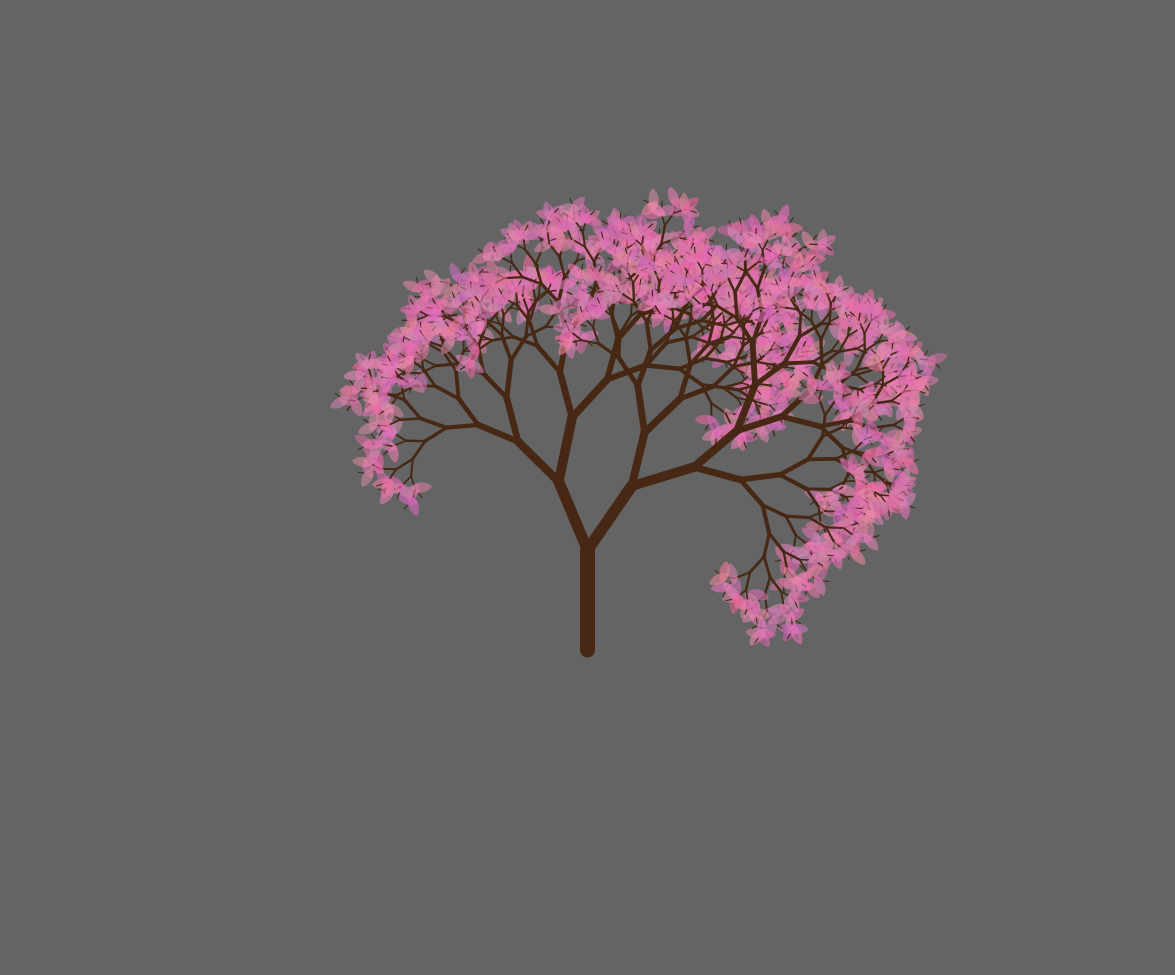
Frame 1 (no input)
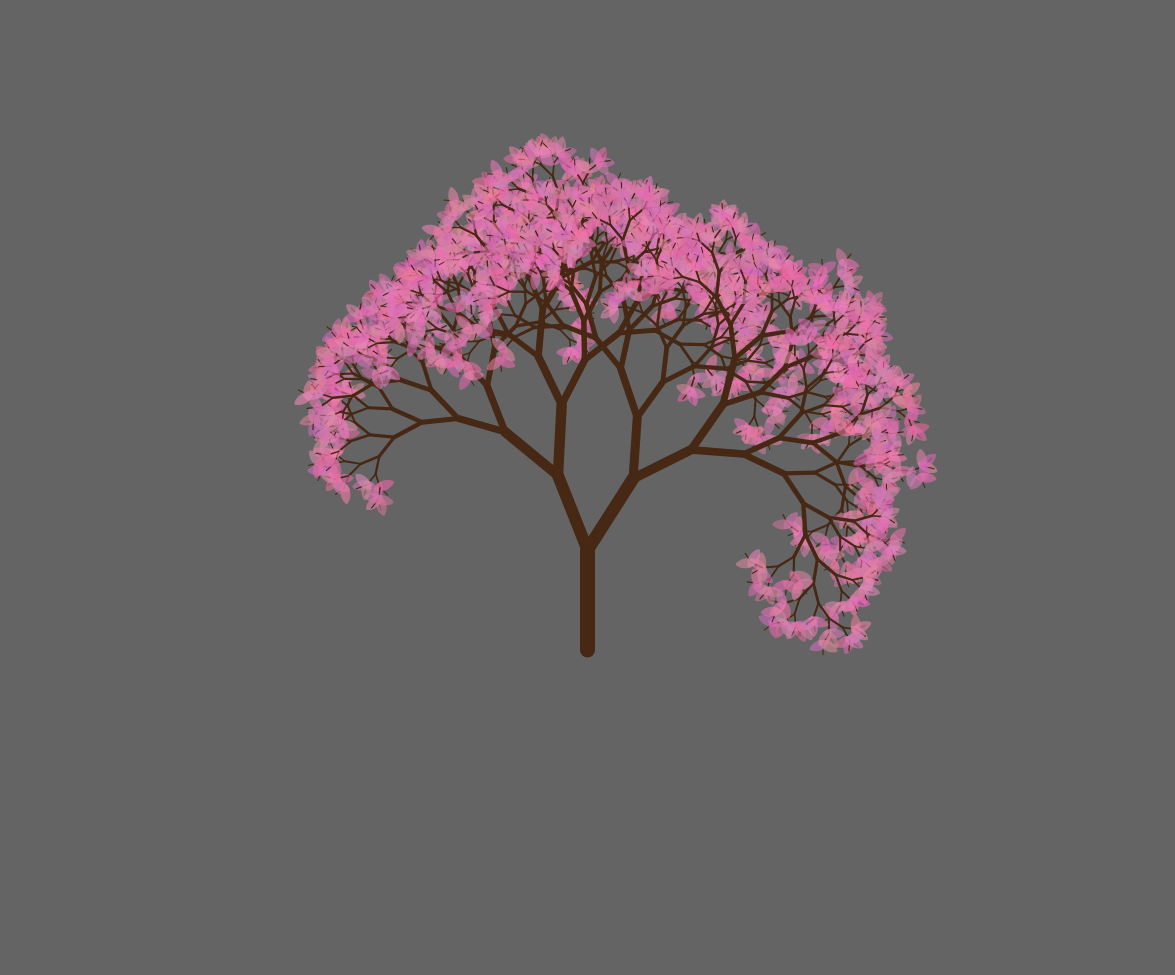
Frame 2 (the mouse pressed at the canvas centre, redrawn once)

The p5.js sketch that drew these frames (run headless with seeded random() and noise() and a simulated clock; the mouse was pressed at the canvas centre and the sketch redrawn once):

// p5.js sketch
// ── sketch.js
function setup() {
  createCanvas(windowWidth-25, windowHeight-25);
  angleMode(DEGREES);

  noLoop();
}

function draw() {
  background(100);

  translate(width / 2, height / 1.5);

  branch(100);
}

function branch(len) {
  push();
  if (len > 10) {
    strokeWeight(map(len, 10, 100, 1, 15));
    stroke(70, 40, 20);
    line(0, 0, 0, -len);
    translate(0, -len);
    rotate(random(-20, -30));
    branch(len * random(0.7, 0.9));
    rotate(random(50, 60));
    branch(len * random(0.7, 0.9));
  } else {
    var r = 220 + random(-20, 20);
    var g = 120 + random(-20, 20);
    var b = 170 + random(-20, 20);
    fill(r, g, b, 150);
    noStroke();

    beginShape();

    for (var i = 45; i < 135; i++) {
      var rad = 15;
      var x = rad * cos(i);
      var y = rad * sin(i);
      vertex(x, y);
    }

    for (var i = 135; i > 45; i--) {
      var rad = 15;
      var x = rad * cos(i);
      var y = rad * sin(-i) + 20;
      vertex(x, y);
    }
    
    endShape(CLOSE);
  }
  pop();
}
